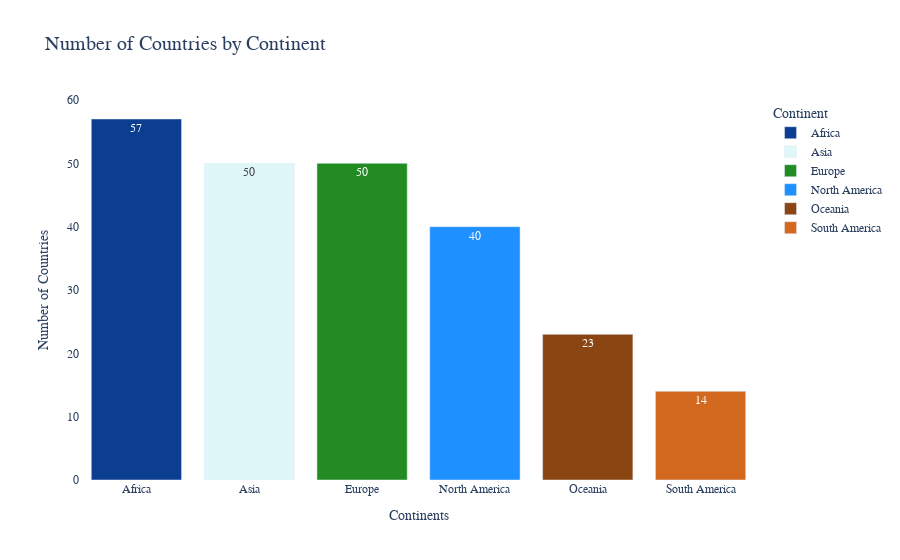

Notebook code for this chart:
### Code cell
# creating bar charts
fig = px.bar(
    countries_by_continent,
    x='Continent',
    y='count',
    color='Continent',
    text='count',
    title='Number of Countries by Continent',
    color_discrete_sequence=custom_palette
)

#customize the layout
fig.update_layout(
    xaxis_title='Continents',
    yaxis_title='Number of Countries',
    plot_bgcolor='rgba(0,0,0,0)',  # Set the background color to transparent
    font_family='Arial',  # Set font family
    title_font_size=20  # Set title font size
)
#show the plot
fig.show()

### Figure 1 — Plotly figure (JSON) as saved in the notebook; plotly's stock layout.template omitted (floating-point values rounded to 4 significant figures)
{"data": [{"alignmentgroup": "True", "hovertemplate": "Continent=%{x}<br>count=%{text}<extra></extra>", "legendgroup": "Africa", "marker": {"color": "#0b3d91", "pattern": {"shape": ""}}, "name": "Africa", "offsetgroup": "Africa", "orientation": "v", "showlegend": true, "text": [57], "textposition": "auto", "type": "bar", "x": ["Africa"], "xaxis": "x", "y": [57], "yaxis": "y"}, {"alignmentgroup": "True", "hovertemplate": "Continent=%{x}<br>count=%{text}<extra></extra>", "legendgroup": "Asia", "marker": {"color": "#e0f7fa", "pattern": {"shape": ""}}, "name": "Asia", "offsetgroup": "Asia", "orientation": "v", "showlegend": true, "text": [50], "textposition": "auto", "type": "bar", "x": ["Asia"], "xaxis": "x", "y": [50], "yaxis": "y"}, {"alignmentgroup": "True", "hovertemplate": "Continent=%{x}<br>count=%{text}<extra></extra>", "legendgroup": "Europe", "marker": {"color": "#228b22", "pattern": {"shape": ""}}, "name": "Europe", "offsetgroup": "Europe", "orientation": "v", "showlegend": true, "text": [50], "textposition": "auto", "type": "bar", "x": ["Europe"], "xaxis": "x", "y": [50], "yaxis": "y"}, {"alignmentgroup": "True", "hovertemplate": "Continent=%{x}<br>count=%{text}<extra></extra>", "legendgroup": "North America", "marker": {"color": "#1e90ff", "pattern": {"shape": ""}}, "name": "North America", "offsetgroup": "North America", "orientation": "v", "showlegend": true, "text": [40], "textposition": "auto", "type": "bar", "x": ["North America"], "xaxis": "x", "y": [40], "yaxis": "y"}, {"alignmentgroup": "True", "hovertemplate": "Continent=%{x}<br>count=%{text}<extra></extra>", "legendgroup": "Oceania", "marker": {"color": "#8B4513", "pattern": {"shape": ""}}, "name": "Oceania", "offsetgroup": "Oceania", "orientation": "v", "showlegend": true, "text": [23], "textposition": "auto", "type": "bar", "x": ["Oceania"], "xaxis": "x", "y": [23], "yaxis": "y"}, {"alignmentgroup": "True", "hovertemplate": "Continent=%{x}<br>count=%{text}<extra></extra>", "legendgroup": "South America", "marker": {"color": "#D2691E", "pattern": {"shape": ""}}, "name": "South America", "offsetgroup": "South America", "orientation": "v", "showlegend": true, "text": [14], "textposition": "auto", "type": "bar", "x": ["South America"], "xaxis": "x", "y": [14], "yaxis": "y"}], "layout": {"autosize": true, "barmode": "relative", "font": {"family": "Arial"}, "legend": {"title": {"text": "Continent"}, "tracegroupgap": 0}, "plot_bgcolor": "rgba(0, 0, 0, 0)", "title": {"font": {"size": 20}, "text": "Number of Countries by Continent"}, "xaxis": {"anchor": "y", "autorange": true, "categoryarray": ["Africa", "Asia", "Europe", "North America", "Oceania", "South America"], "categoryorder": "array", "domain": [0, 1], "range": [-0.5, 5.5], "title": {"text": "Continents"}, "type": "category"}, "yaxis": {"anchor": "x", "autorange": true, "domain": [0, 1], "range": [0, 60], "title": {"text": "Number of Countries"}, "type": "linear"}}}
